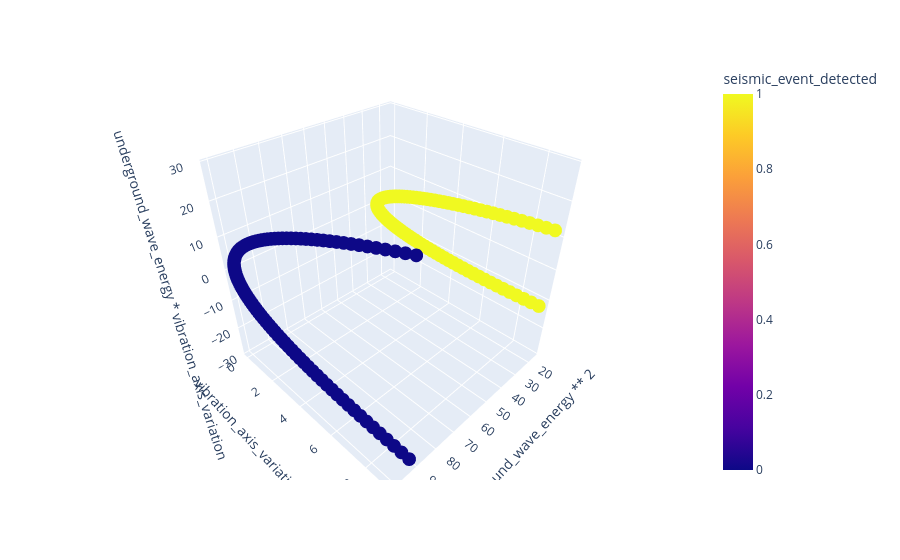

Notebook cell for this chart:
### Code cell
fig = px.scatter_3d(df, x="underground_wave_energy ** 2", y= "vibration_axis_variation ** 2", z="underground_wave_energy * vibration_axis_variation", 
                    color="seismic_event_detected"
                    )
fig.show()

### Figure 1 — Plotly figure (JSON) as saved in the notebook; plotly's stock layout.template omitted (floating-point values rounded to 4 significant figures; data arrays with more than 128 entries replaced by an {"elided": "..."} marker saying what was removed)
{"data": [{"hovertemplate": "underground_wave_energy ** 2=%{x}<br>vibration_axis_variation ** 2=%{y}<br>underground_wave_energy * vibration_axis_variation=%{z}<br>seismic_event_detected=%{marker.color}<extra></extra>", "legendgroup": "", "marker": {"color": {"elided": "400 int values"}, "coloraxis": "coloraxis", "symbol": "circle"}, "mode": "markers", "name": "", "scene": "scene", "showlegend": false, "type": "scatter3d", "x": {"elided": "400 float values"}, "y": {"elided": "400 float values"}, "z": {"elided": "400 float values"}}], "layout": {"coloraxis": {"colorbar": {"title": {"text": "seismic_event_detected"}}, "colorscale": [[0, "#0d0887"], [0.1111, "#46039f"], [0.2222, "#7201a8"], [0.3333, "#9c179e"], [0.4444, "#bd3786"], [0.5556, "#d8576b"], [0.6667, "#ed7953"], [0.7778, "#fb9f3a"], [0.8889, "#fdca26"], [1, "#f0f921"]]}, "legend": {"tracegroupgap": 0}, "margin": {"t": 60}, "scene": {"domain": {"x": [0, 1], "y": [0, 1]}, "xaxis": {"title": {"text": "underground_wave_energy ** 2"}}, "yaxis": {"title": {"text": "vibration_axis_variation ** 2"}}, "zaxis": {"title": {"text": "underground_wave_energy * vibration_axis_variation"}}}}}
